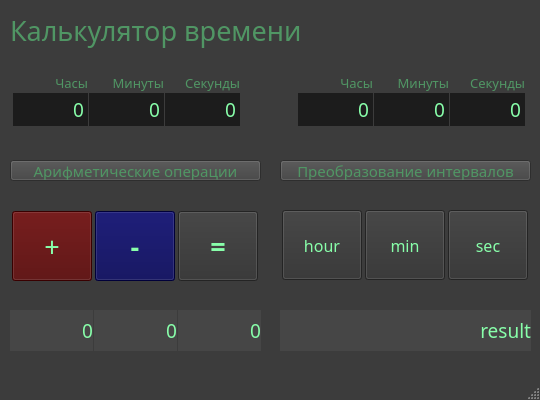
<?xml version="1.0" encoding="UTF-8"?>
<ui version="4.0">
 <class>MainWindow</class>
 <widget class="QMainWindow" name="MainWindow">
  <property name="geometry">
   <rect>
    <x>0</x>
    <y>0</y>
    <width>540</width>
    <height>400</height>
   </rect>
  </property>
  <property name="minimumSize">
   <size>
    <width>540</width>
    <height>400</height>
   </size>
  </property>
  <property name="maximumSize">
   <size>
    <width>540</width>
    <height>400</height>
   </size>
  </property>
  <property name="palette">
   <palette>
    <active>
     <colorrole role="Button">
      <brush brushstyle="SolidPattern">
       <color alpha="255">
        <red>60</red>
        <green>60</green>
        <blue>60</blue>
       </color>
      </brush>
     </colorrole>
     <colorrole role="Base">
      <brush brushstyle="SolidPattern">
       <color alpha="255">
        <red>60</red>
        <green>60</green>
        <blue>60</blue>
       </color>
      </brush>
     </colorrole>
     <colorrole role="Window">
      <brush brushstyle="SolidPattern">
       <color alpha="255">
        <red>60</red>
        <green>60</green>
        <blue>60</blue>
       </color>
      </brush>
     </colorrole>
    </active>
    <inactive>
     <colorrole role="Button">
      <brush brushstyle="SolidPattern">
       <color alpha="255">
        <red>60</red>
        <green>60</green>
        <blue>60</blue>
       </color>
      </brush>
     </colorrole>
     <colorrole role="Base">
      <brush brushstyle="SolidPattern">
       <color alpha="255">
        <red>60</red>
        <green>60</green>
        <blue>60</blue>
       </color>
      </brush>
     </colorrole>
     <colorrole role="Window">
      <brush brushstyle="SolidPattern">
       <color alpha="255">
        <red>60</red>
        <green>60</green>
        <blue>60</blue>
       </color>
      </brush>
     </colorrole>
    </inactive>
    <disabled>
     <colorrole role="Button">
      <brush brushstyle="SolidPattern">
       <color alpha="255">
        <red>60</red>
        <green>60</green>
        <blue>60</blue>
       </color>
      </brush>
     </colorrole>
     <colorrole role="Base">
      <brush brushstyle="SolidPattern">
       <color alpha="255">
        <red>60</red>
        <green>60</green>
        <blue>60</blue>
       </color>
      </brush>
     </colorrole>
     <colorrole role="Window">
      <brush brushstyle="SolidPattern">
       <color alpha="255">
        <red>60</red>
        <green>60</green>
        <blue>60</blue>
       </color>
      </brush>
     </colorrole>
    </disabled>
   </palette>
  </property>
  <property name="windowTitle">
   <string>MainWindow</string>
  </property>
  <property name="styleSheet">
   <string notr="true">QMainWindow{
	
	background-color: rgb(60, 60, 60);
}
</string>
  </property>
  <widget class="QWidget" name="centralwidget">
   <widget class="QLabel" name="label">
    <property name="geometry">
     <rect>
      <x>10</x>
      <y>10</y>
      <width>351</width>
      <height>41</height>
     </rect>
    </property>
    <property name="font">
     <font>
      <family>Segoe Print</family>
      <pointsize>20</pointsize>
      <weight>50</weight>
      <bold>false</bold>
     </font>
    </property>
    <property name="cursor">
     <cursorShape>WaitCursor</cursorShape>
    </property>
    <property name="styleSheet">
     <string notr="true">QLabel{
	color: rgb(80, 150, 100);
}</string>
    </property>
    <property name="text">
     <string>Калькулятор времени</string>
    </property>
   </widget>
   <widget class="QWidget" name="gridLayoutWidget_2">
    <property name="geometry">
     <rect>
      <x>10</x>
      <y>210</y>
      <width>251</width>
      <height>73</height>
     </rect>
    </property>
    <property name="sizePolicy">
     <sizepolicy hsizetype="Preferred" vsizetype="Expanding">
      <horstretch>0</horstretch>
      <verstretch>0</verstretch>
     </sizepolicy>
    </property>
    <property name="font">
     <font>
      <family>MV Boli</family>
      <pointsize>12</pointsize>
      <weight>50</weight>
      <bold>false</bold>
     </font>
    </property>
    <layout class="QGridLayout" name="gridLayout_2">
     <property name="spacing">
      <number>1</number>
     </property>
     <item row="1" column="1">
      <widget class="QPushButton" name="pushButton_minus">
       <property name="sizePolicy">
        <sizepolicy hsizetype="Minimum" vsizetype="Expanding">
         <horstretch>0</horstretch>
         <verstretch>0</verstretch>
        </sizepolicy>
       </property>
       <property name="maximumSize">
        <size>
         <width>80</width>
         <height>70</height>
        </size>
       </property>
       <property name="font">
        <font>
         <family>Bell MT</family>
         <pointsize>20</pointsize>
         <weight>75</weight>
         <bold>true</bold>
        </font>
       </property>
       <property name="cursor">
        <cursorShape>PointingHandCursor</cursorShape>
       </property>
       <property name="styleSheet">
        <string notr="true">QPushButton{
color: rgb(136, 255, 170);
	background-color: rgb(0, 0, 80);
}</string>
       </property>
       <property name="text">
        <string>-</string>
       </property>
      </widget>
     </item>
     <item row="1" column="2">
      <widget class="QPushButton" name="pushButton_equal">
       <property name="sizePolicy">
        <sizepolicy hsizetype="Minimum" vsizetype="Expanding">
         <horstretch>0</horstretch>
         <verstretch>0</verstretch>
        </sizepolicy>
       </property>
       <property name="maximumSize">
        <size>
         <width>80</width>
         <height>70</height>
        </size>
       </property>
       <property name="font">
        <font>
         <family>Bell MT</family>
         <pointsize>20</pointsize>
         <weight>75</weight>
         <bold>true</bold>
        </font>
       </property>
       <property name="cursor">
        <cursorShape>PointingHandCursor</cursorShape>
       </property>
       <property name="mouseTracking">
        <bool>false</bool>
       </property>
       <property name="styleSheet">
        <string notr="true">QPushButton{
background-color: rgb(50, 50, 50);;
	color: rgb(136, 255, 170);
}</string>
       </property>
       <property name="text">
        <string>=</string>
       </property>
       <property name="autoDefault">
        <bool>false</bool>
       </property>
       <property name="default">
        <bool>false</bool>
       </property>
       <property name="flat">
        <bool>false</bool>
       </property>
      </widget>
     </item>
     <item row="1" column="0">
      <widget class="QPushButton" name="pushButton_plus">
       <property name="sizePolicy">
        <sizepolicy hsizetype="Minimum" vsizetype="Expanding">
         <horstretch>0</horstretch>
         <verstretch>0</verstretch>
        </sizepolicy>
       </property>
       <property name="maximumSize">
        <size>
         <width>80</width>
         <height>70</height>
        </size>
       </property>
       <property name="font">
        <font>
         <family>Bell MT</family>
         <pointsize>20</pointsize>
         <weight>50</weight>
         <bold>false</bold>
        </font>
       </property>
       <property name="cursor">
        <cursorShape>PointingHandCursor</cursorShape>
       </property>
       <property name="styleSheet">
        <string notr="true">QPushButton{
	background-color: rgb(80, 0, 0);
color: rgb(136, 255, 170);
}</string>
       </property>
       <property name="text">
        <string>+</string>
       </property>
      </widget>
     </item>
    </layout>
   </widget>
   <widget class="QWidget" name="gridLayoutWidget_3">
    <property name="geometry">
     <rect>
      <x>280</x>
      <y>210</y>
      <width>251</width>
      <height>71</height>
     </rect>
    </property>
    <layout class="QGridLayout" name="gridLayout_3">
     <property name="spacing">
      <number>1</number>
     </property>
     <item row="0" column="3">
      <widget class="QPushButton" name="pushButton_red_s">
       <property name="sizePolicy">
        <sizepolicy hsizetype="Expanding" vsizetype="Expanding">
         <horstretch>0</horstretch>
         <verstretch>0</verstretch>
        </sizepolicy>
       </property>
       <property name="maximumSize">
        <size>
         <width>80</width>
         <height>70</height>
        </size>
       </property>
       <property name="font">
        <font>
         <family>MV Boli</family>
         <pointsize>12</pointsize>
         <weight>50</weight>
         <bold>false</bold>
        </font>
       </property>
       <property name="cursor">
        <cursorShape>PointingHandCursor</cursorShape>
       </property>
       <property name="styleSheet">
        <string notr="true">QPushButton{
background-color: rgb(50, 50, 50);;
	color: rgb(136, 255, 170);
}</string>
       </property>
       <property name="text">
        <string>sec</string>
       </property>
       <property name="default">
        <bool>false</bool>
       </property>
       <property name="flat">
        <bool>false</bool>
       </property>
      </widget>
     </item>
     <item row="0" column="0">
      <widget class="QPushButton" name="pushButton_red_h">
       <property name="sizePolicy">
        <sizepolicy hsizetype="Expanding" vsizetype="Expanding">
         <horstretch>0</horstretch>
         <verstretch>0</verstretch>
        </sizepolicy>
       </property>
       <property name="maximumSize">
        <size>
         <width>80</width>
         <height>70</height>
        </size>
       </property>
       <property name="font">
        <font>
         <family>MV Boli</family>
         <pointsize>12</pointsize>
         <weight>50</weight>
         <bold>false</bold>
        </font>
       </property>
       <property name="cursor">
        <cursorShape>PointingHandCursor</cursorShape>
       </property>
       <property name="styleSheet">
        <string notr="true">QPushButton{
background-color: rgb(50, 50, 50);;
	color: rgb(136, 255, 170);
}</string>
       </property>
       <property name="text">
        <string>hour</string>
       </property>
       <property name="default">
        <bool>false</bool>
       </property>
       <property name="flat">
        <bool>false</bool>
       </property>
      </widget>
     </item>
     <item row="0" column="2">
      <widget class="QPushButton" name="pushButton_red_m">
       <property name="sizePolicy">
        <sizepolicy hsizetype="Expanding" vsizetype="Expanding">
         <horstretch>0</horstretch>
         <verstretch>0</verstretch>
        </sizepolicy>
       </property>
       <property name="maximumSize">
        <size>
         <width>80</width>
         <height>70</height>
        </size>
       </property>
       <property name="font">
        <font>
         <family>MV Boli</family>
         <pointsize>12</pointsize>
         <weight>50</weight>
         <bold>false</bold>
        </font>
       </property>
       <property name="cursor">
        <cursorShape>PointingHandCursor</cursorShape>
       </property>
       <property name="styleSheet">
        <string notr="true">QPushButton{
background-color: rgb(50, 50, 50);;
	color: rgb(136, 255, 170);
}</string>
       </property>
       <property name="text">
        <string>min</string>
       </property>
       <property name="default">
        <bool>false</bool>
       </property>
       <property name="flat">
        <bool>false</bool>
       </property>
      </widget>
     </item>
    </layout>
   </widget>
   <widget class="QWidget" name="gridLayoutWidget_4">
    <property name="geometry">
     <rect>
      <x>10</x>
      <y>310</y>
      <width>251</width>
      <height>41</height>
     </rect>
    </property>
    <layout class="QGridLayout" name="gridLayout_5">
     <property name="spacing">
      <number>1</number>
     </property>
     <item row="0" column="0">
      <widget class="QLabel" name="out_hour">
       <property name="maximumSize">
        <size>
         <width>83</width>
         <height>16777215</height>
        </size>
       </property>
       <property name="font">
        <font>
         <family>MV Boli</family>
         <pointsize>14</pointsize>
        </font>
       </property>
       <property name="cursor">
        <cursorShape>ForbiddenCursor</cursorShape>
       </property>
       <property name="styleSheet">
        <string notr="true">QLabel{
	background-color: rgb(70, 70, 70);
	color: rgb(136, 255, 170);
}</string>
       </property>
       <property name="text">
        <string>0</string>
       </property>
       <property name="alignment">
        <set>Qt::AlignRight|Qt::AlignTrailing|Qt::AlignVCenter</set>
       </property>
      </widget>
     </item>
     <item row="0" column="1">
      <widget class="QLabel" name="out_min">
       <property name="maximumSize">
        <size>
         <width>83</width>
         <height>16777215</height>
        </size>
       </property>
       <property name="font">
        <font>
         <family>MV Boli</family>
         <pointsize>14</pointsize>
        </font>
       </property>
       <property name="cursor">
        <cursorShape>ForbiddenCursor</cursorShape>
       </property>
       <property name="styleSheet">
        <string notr="true">QLabel{
	background-color: rgb(70, 70, 70);
	color: rgb(136, 255, 170);
}</string>
       </property>
       <property name="text">
        <string>0</string>
       </property>
       <property name="alignment">
        <set>Qt::AlignRight|Qt::AlignTrailing|Qt::AlignVCenter</set>
       </property>
      </widget>
     </item>
     <item row="0" column="2">
      <widget class="QLabel" name="out_sec">
       <property name="maximumSize">
        <size>
         <width>83</width>
         <height>16777215</height>
        </size>
       </property>
       <property name="font">
        <font>
         <family>MV Boli</family>
         <pointsize>14</pointsize>
        </font>
       </property>
       <property name="cursor">
        <cursorShape>ForbiddenCursor</cursorShape>
       </property>
       <property name="styleSheet">
        <string notr="true">QLabel{
	background-color: rgb(70, 70, 70);
	color: rgb(136, 255, 170);
}</string>
       </property>
       <property name="text">
        <string>0</string>
       </property>
       <property name="alignment">
        <set>Qt::AlignRight|Qt::AlignTrailing|Qt::AlignVCenter</set>
       </property>
      </widget>
     </item>
    </layout>
   </widget>
   <widget class="QLabel" name="result_sign">
    <property name="geometry">
     <rect>
      <x>220</x>
      <y>420</y>
      <width>31</width>
      <height>31</height>
     </rect>
    </property>
    <property name="font">
     <font>
      <family>MV Boli</family>
      <pointsize>14</pointsize>
     </font>
    </property>
    <property name="cursor">
     <cursorShape>CrossCursor</cursorShape>
    </property>
    <property name="layoutDirection">
     <enum>Qt::LeftToRight</enum>
    </property>
    <property name="styleSheet">
     <string notr="true">QLabel{
	color: rgb(255, 255, 255);
}</string>
    </property>
    <property name="text">
     <string/>
    </property>
    <property name="alignment">
     <set>Qt::AlignLeading|Qt::AlignLeft|Qt::AlignVCenter</set>
    </property>
   </widget>
   <widget class="QWidget" name="gridLayoutWidget_6">
    <property name="geometry">
     <rect>
      <x>10</x>
      <y>70</y>
      <width>521</width>
      <height>61</height>
     </rect>
    </property>
    <layout class="QGridLayout" name="gridLayout_4">
     <item row="0" column="2">
      <layout class="QGridLayout" name="gridLayout">
       <property name="spacing">
        <number>1</number>
       </property>
       <item row="0" column="2">
        <widget class="QLabel" name="label_10">
         <property name="font">
          <font>
           <family>Segoe Print</family>
           <pointsize>10</pointsize>
           <weight>50</weight>
           <bold>false</bold>
          </font>
         </property>
         <property name="styleSheet">
          <string notr="true">QLabel
{
	color: rgb(80, 150, 100);
}
	</string>
         </property>
         <property name="text">
          <string>Минуты</string>
         </property>
         <property name="alignment">
          <set>Qt::AlignRight|Qt::AlignTrailing|Qt::AlignVCenter</set>
         </property>
        </widget>
       </item>
       <item row="0" column="1">
        <widget class="QLabel" name="label_9">
         <property name="font">
          <font>
           <family>Segoe Print</family>
           <pointsize>10</pointsize>
           <weight>50</weight>
           <bold>false</bold>
          </font>
         </property>
         <property name="styleSheet">
          <string notr="true">QLabel
{
	color: rgb(80, 150, 100);
}
	</string>
         </property>
         <property name="text">
          <string>Часы</string>
         </property>
         <property name="alignment">
          <set>Qt::AlignRight|Qt::AlignTrailing|Qt::AlignVCenter</set>
         </property>
        </widget>
       </item>
       <item row="1" column="2">
        <widget class="QSpinBox" name="spinBox_min">
         <property name="sizePolicy">
          <sizepolicy hsizetype="Minimum" vsizetype="Preferred">
           <horstretch>0</horstretch>
           <verstretch>0</verstretch>
          </sizepolicy>
         </property>
         <property name="minimumSize">
          <size>
           <width>75</width>
           <height>33</height>
          </size>
         </property>
         <property name="maximumSize">
          <size>
           <width>75</width>
           <height>33</height>
          </size>
         </property>
         <property name="font">
          <font>
           <family>MV Boli</family>
           <pointsize>14</pointsize>
          </font>
         </property>
         <property name="cursor">
          <cursorShape>IBeamCursor</cursorShape>
         </property>
         <property name="styleSheet">
          <string notr="true">QSpinBox{
	background-color: rgb(28,28,28);
	color: rgb(136, 255, 170);
}</string>
         </property>
         <property name="frame">
          <bool>false</bool>
         </property>
         <property name="alignment">
          <set>Qt::AlignRight|Qt::AlignTrailing|Qt::AlignVCenter</set>
         </property>
         <property name="buttonSymbols">
          <enum>QAbstractSpinBox::NoButtons</enum>
         </property>
         <property name="maximum">
          <number>59</number>
         </property>
        </widget>
       </item>
       <item row="1" column="3">
        <widget class="QSpinBox" name="spinBox_sec">
         <property name="sizePolicy">
          <sizepolicy hsizetype="Minimum" vsizetype="Preferred">
           <horstretch>0</horstretch>
           <verstretch>0</verstretch>
          </sizepolicy>
         </property>
         <property name="minimumSize">
          <size>
           <width>75</width>
           <height>33</height>
          </size>
         </property>
         <property name="maximumSize">
          <size>
           <width>75</width>
           <height>33</height>
          </size>
         </property>
         <property name="font">
          <font>
           <family>MV Boli</family>
           <pointsize>14</pointsize>
          </font>
         </property>
         <property name="cursor">
          <cursorShape>IBeamCursor</cursorShape>
         </property>
         <property name="styleSheet">
          <string notr="true">QSpinBox{
	background-color: rgb(28,28,28);
	color: rgb(136, 255, 170);
}</string>
         </property>
         <property name="frame">
          <bool>false</bool>
         </property>
         <property name="alignment">
          <set>Qt::AlignRight|Qt::AlignTrailing|Qt::AlignVCenter</set>
         </property>
         <property name="buttonSymbols">
          <enum>QAbstractSpinBox::NoButtons</enum>
         </property>
         <property name="maximum">
          <number>59</number>
         </property>
        </widget>
       </item>
       <item row="1" column="1">
        <widget class="QSpinBox" name="spinBox_hour">
         <property name="sizePolicy">
          <sizepolicy hsizetype="Minimum" vsizetype="Preferred">
           <horstretch>0</horstretch>
           <verstretch>0</verstretch>
          </sizepolicy>
         </property>
         <property name="minimumSize">
          <size>
           <width>75</width>
           <height>33</height>
          </size>
         </property>
         <property name="maximumSize">
          <size>
           <width>75</width>
           <height>33</height>
          </size>
         </property>
         <property name="font">
          <font>
           <family>MV Boli</family>
           <pointsize>14</pointsize>
          </font>
         </property>
         <property name="cursor">
          <cursorShape>IBeamCursor</cursorShape>
         </property>
         <property name="styleSheet">
          <string notr="true">QSpinBox{
	background-color: rgb(28,28,28);
	color: rgb(136, 255, 170);
}</string>
         </property>
         <property name="wrapping">
          <bool>false</bool>
         </property>
         <property name="frame">
          <bool>false</bool>
         </property>
         <property name="alignment">
          <set>Qt::AlignRight|Qt::AlignTrailing|Qt::AlignVCenter</set>
         </property>
         <property name="buttonSymbols">
          <enum>QAbstractSpinBox::NoButtons</enum>
         </property>
         <property name="accelerated">
          <bool>false</bool>
         </property>
         <property name="keyboardTracking">
          <bool>true</bool>
         </property>
         <property name="showGroupSeparator" stdset="0">
          <bool>false</bool>
         </property>
         <property name="maximum">
          <number>23</number>
         </property>
        </widget>
       </item>
       <item row="0" column="3">
        <widget class="QLabel" name="label_12">
         <property name="font">
          <font>
           <family>Segoe Print</family>
           <pointsize>10</pointsize>
           <weight>50</weight>
           <bold>false</bold>
          </font>
         </property>
         <property name="styleSheet">
          <string notr="true">QLabel
{
	color: rgb(80, 150, 100);
}
	</string>
         </property>
         <property name="text">
          <string>Секунды</string>
         </property>
         <property name="alignment">
          <set>Qt::AlignRight|Qt::AlignTrailing|Qt::AlignVCenter</set>
         </property>
        </widget>
       </item>
      </layout>
     </item>
     <item row="0" column="0">
      <layout class="QGridLayout" name="gridLayout_6">
       <property name="spacing">
        <number>1</number>
       </property>
       <item row="2" column="2">
        <widget class="QSpinBox" name="spinBox_min_2">
         <property name="sizePolicy">
          <sizepolicy hsizetype="Minimum" vsizetype="Preferred">
           <horstretch>0</horstretch>
           <verstretch>0</verstretch>
          </sizepolicy>
         </property>
         <property name="minimumSize">
          <size>
           <width>75</width>
           <height>33</height>
          </size>
         </property>
         <property name="maximumSize">
          <size>
           <width>75</width>
           <height>33</height>
          </size>
         </property>
         <property name="font">
          <font>
           <family>MV Boli</family>
           <pointsize>14</pointsize>
          </font>
         </property>
         <property name="cursor">
          <cursorShape>IBeamCursor</cursorShape>
         </property>
         <property name="styleSheet">
          <string notr="true">QSpinBox{
	background-color: rgb(28,28,28);
	color: rgb(136, 255, 170);
}</string>
         </property>
         <property name="frame">
          <bool>false</bool>
         </property>
         <property name="alignment">
          <set>Qt::AlignRight|Qt::AlignTrailing|Qt::AlignVCenter</set>
         </property>
         <property name="buttonSymbols">
          <enum>QAbstractSpinBox::NoButtons</enum>
         </property>
         <property name="maximum">
          <number>59</number>
         </property>
        </widget>
       </item>
       <item row="2" column="1">
        <widget class="QSpinBox" name="spinBox_hour_2">
         <property name="sizePolicy">
          <sizepolicy hsizetype="Minimum" vsizetype="Preferred">
           <horstretch>0</horstretch>
           <verstretch>0</verstretch>
          </sizepolicy>
         </property>
         <property name="minimumSize">
          <size>
           <width>75</width>
           <height>33</height>
          </size>
         </property>
         <property name="maximumSize">
          <size>
           <width>75</width>
           <height>33</height>
          </size>
         </property>
         <property name="font">
          <font>
           <family>MV Boli</family>
           <pointsize>14</pointsize>
          </font>
         </property>
         <property name="cursor">
          <cursorShape>IBeamCursor</cursorShape>
         </property>
         <property name="styleSheet">
          <string notr="true">QSpinBox{
	background-color: rgb(28,28,28);
	color: rgb(136, 255, 170);
}</string>
         </property>
         <property name="wrapping">
          <bool>false</bool>
         </property>
         <property name="frame">
          <bool>false</bool>
         </property>
         <property name="alignment">
          <set>Qt::AlignRight|Qt::AlignTrailing|Qt::AlignVCenter</set>
         </property>
         <property name="buttonSymbols">
          <enum>QAbstractSpinBox::NoButtons</enum>
         </property>
         <property name="accelerated">
          <bool>false</bool>
         </property>
         <property name="keyboardTracking">
          <bool>true</bool>
         </property>
         <property name="showGroupSeparator" stdset="0">
          <bool>false</bool>
         </property>
         <property name="maximum">
          <number>23</number>
         </property>
        </widget>
       </item>
       <item row="0" column="3">
        <widget class="QLabel" name="label_7">
         <property name="font">
          <font>
           <family>Segoe Print</family>
           <pointsize>10</pointsize>
           <weight>50</weight>
           <bold>false</bold>
          </font>
         </property>
         <property name="styleSheet">
          <string notr="true">QLabel
{
	color: rgb(80, 150, 100);
}
	</string>
         </property>
         <property name="text">
          <string>Секунды</string>
         </property>
         <property name="alignment">
          <set>Qt::AlignRight|Qt::AlignTrailing|Qt::AlignVCenter</set>
         </property>
        </widget>
       </item>
       <item row="2" column="3">
        <widget class="QSpinBox" name="spinBox_sec_2">
         <property name="sizePolicy">
          <sizepolicy hsizetype="Minimum" vsizetype="Preferred">
           <horstretch>0</horstretch>
           <verstretch>0</verstretch>
          </sizepolicy>
         </property>
         <property name="minimumSize">
          <size>
           <width>75</width>
           <height>33</height>
          </size>
         </property>
         <property name="maximumSize">
          <size>
           <width>75</width>
           <height>33</height>
          </size>
         </property>
         <property name="font">
          <font>
           <family>MV Boli</family>
           <pointsize>14</pointsize>
          </font>
         </property>
         <property name="cursor">
          <cursorShape>IBeamCursor</cursorShape>
         </property>
         <property name="styleSheet">
          <string notr="true">QSpinBox{
	background-color: rgb(28,28,28);
	color: rgb(136, 255, 170);
}</string>
         </property>
         <property name="frame">
          <bool>false</bool>
         </property>
         <property name="alignment">
          <set>Qt::AlignRight|Qt::AlignTrailing|Qt::AlignVCenter</set>
         </property>
         <property name="buttonSymbols">
          <enum>QAbstractSpinBox::NoButtons</enum>
         </property>
         <property name="maximum">
          <number>59</number>
         </property>
        </widget>
       </item>
       <item row="0" column="2">
        <widget class="QLabel" name="label_8">
         <property name="font">
          <font>
           <family>Segoe Print</family>
           <pointsize>10</pointsize>
           <weight>50</weight>
           <bold>false</bold>
          </font>
         </property>
         <property name="styleSheet">
          <string notr="true">QLabel
{
	color: rgb(80, 150, 100);
}
	</string>
         </property>
         <property name="text">
          <string>Минуты</string>
         </property>
         <property name="alignment">
          <set>Qt::AlignRight|Qt::AlignTrailing|Qt::AlignVCenter</set>
         </property>
        </widget>
       </item>
       <item row="0" column="1">
        <widget class="QLabel" name="label_11">
         <property name="font">
          <font>
           <family>Segoe Print</family>
           <pointsize>10</pointsize>
           <weight>50</weight>
           <bold>false</bold>
          </font>
         </property>
         <property name="styleSheet">
          <string notr="true">QLabel
{
	color: rgb(80, 150, 100);
}
	</string>
         </property>
         <property name="text">
          <string>Часы</string>
         </property>
         <property name="alignment">
          <set>Qt::AlignRight|Qt::AlignTrailing|Qt::AlignVCenter</set>
         </property>
        </widget>
       </item>
      </layout>
     </item>
     <item row="0" column="1">
      <widget class="QLabel" name="sign_label">
       <property name="maximumSize">
        <size>
         <width>40</width>
         <height>40</height>
        </size>
       </property>
       <property name="font">
        <font>
         <pointsize>20</pointsize>
        </font>
       </property>
       <property name="styleSheet">
        <string notr="true">QLabel{
	color: rgb(255, 255, 255);
}</string>
       </property>
       <property name="text">
        <string/>
       </property>
       <property name="alignment">
        <set>Qt::AlignCenter</set>
       </property>
      </widget>
     </item>
    </layout>
   </widget>
   <widget class="QWidget" name="gridLayoutWidget_7">
    <property name="geometry">
     <rect>
      <x>280</x>
      <y>310</y>
      <width>251</width>
      <height>41</height>
     </rect>
    </property>
    <layout class="QGridLayout" name="gridLayout_7">
     <property name="spacing">
      <number>1</number>
     </property>
     <item row="0" column="0">
      <widget class="QLabel" name="show_result">
       <property name="font">
        <font>
         <family>Segoe Print</family>
         <pointsize>14</pointsize>
        </font>
       </property>
       <property name="cursor">
        <cursorShape>ForbiddenCursor</cursorShape>
       </property>
       <property name="layoutDirection">
        <enum>Qt::LeftToRight</enum>
       </property>
       <property name="styleSheet">
        <string notr="true">QLabel{
	background-color: rgb(70, 70, 70);
	color: rgb(136, 255, 170);
}</string>
       </property>
       <property name="text">
        <string>result</string>
       </property>
       <property name="alignment">
        <set>Qt::AlignRight|Qt::AlignTrailing|Qt::AlignVCenter</set>
       </property>
      </widget>
     </item>
    </layout>
   </widget>
   <widget class="QPushButton" name="pushButton">
    <property name="geometry">
     <rect>
      <x>10</x>
      <y>160</y>
      <width>251</width>
      <height>21</height>
     </rect>
    </property>
    <property name="font">
     <font>
      <family>Segoe Print</family>
      <pointsize>11</pointsize>
     </font>
    </property>
    <property name="styleSheet">
     <string notr="true">QPushButton
{
	background-color: rgb(65, 65, 65);
	color: rgb(80, 150, 100);
}</string>
    </property>
    <property name="text">
     <string>Арифметические операции</string>
    </property>
   </widget>
   <widget class="QPushButton" name="pushButton_2">
    <property name="geometry">
     <rect>
      <x>280</x>
      <y>160</y>
      <width>251</width>
      <height>21</height>
     </rect>
    </property>
    <property name="font">
     <font>
      <family>Segoe Print</family>
      <pointsize>11</pointsize>
     </font>
    </property>
    <property name="styleSheet">
     <string notr="true">QPushButton
{
	background-color: rgb(65, 65, 65);
	color: rgb(80, 150, 100);
}</string>
    </property>
    <property name="text">
     <string>Преобразование интервалов</string>
    </property>
   </widget>
  </widget>
  <widget class="QMenuBar" name="menubar">
   <property name="geometry">
    <rect>
     <x>0</x>
     <y>0</y>
     <width>540</width>
     <height>20</height>
    </rect>
   </property>
  </widget>
  <widget class="QStatusBar" name="statusbar"/>
 </widget>
 <resources/>
 <connections/>
</ui>
